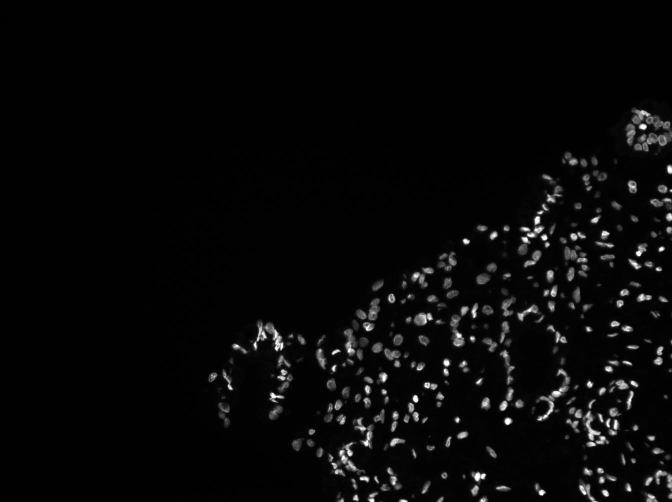
#> input picture notebooks/Multiplex Tissue-Segmentation Model/DAPI1.jpg, 1344 x 1004 px (shown at 1/2 size)
$ jupyter execute 'Reshape Images.ipynb'
#> lines starting #> are read from the running program, lines starting #| are printed output that depends on the picture
# Manually Cropping (not ideal)

[cell 1]
import matplotlib.pyplot as plt
import matplotlib.image as mpimg
import numpy as np
image = mpimg.imread("DAPI1.jpg")
#> image is the input picture: shape (1004, 1344, 3); min 0, max 255, mean 8.3

[cell 2]
image = image[:,...,0]
#> image: shape (1004, 1344)
plt.imshow(image)

[cell 3]
image.shape
#> Out = (1004, 1344)

[cell 4]
from PIL import Image
image = Image.fromarray(image)

[cell 5]
left = 400
right = 1344
top = 60
bottom = 1004
image = image.crop((left, top, right, bottom))
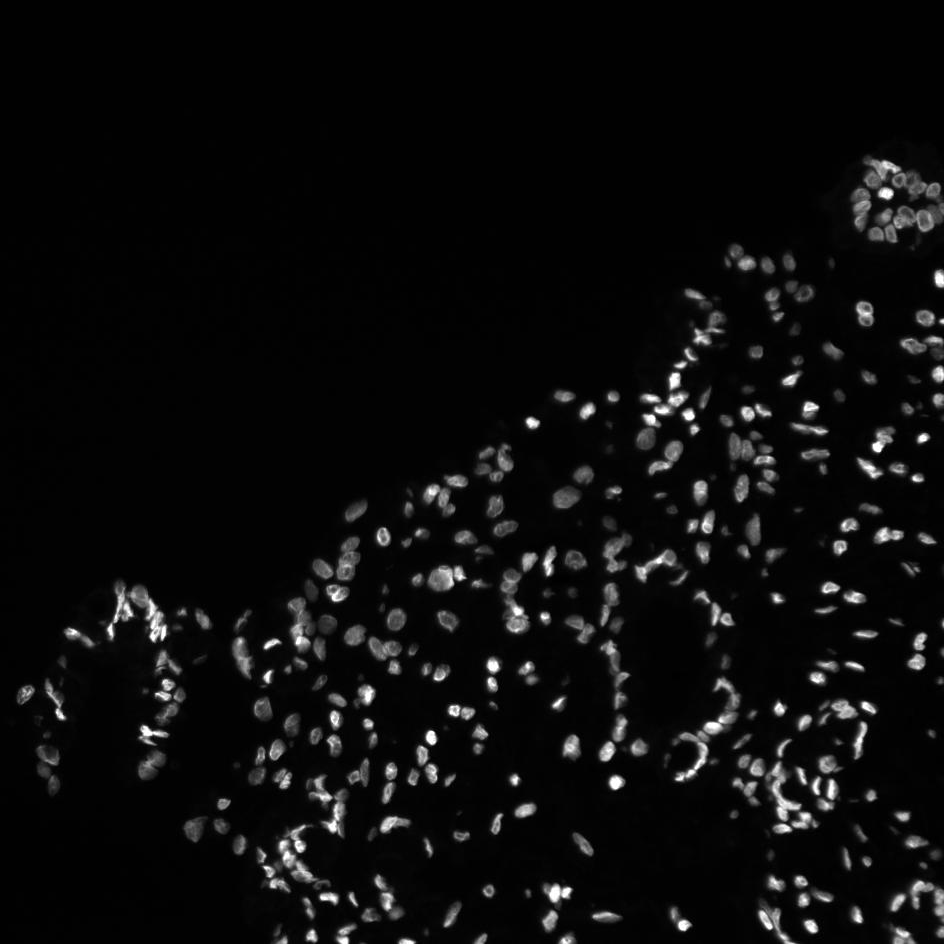
#> image: PIL image 944x944 L; min 0, max 255, mean 12

[cell 6]
image.show()

[cell 7]
image = np.array(image)

[cell 8]
plt.imshow(image)

# Resize

[cell 9]
image = mpimg.imread("DAPI1.jpg")

[cell 10]
image = image[:,...,0]
plt.imshow(image)

[cell 11]
from PIL import Image
image = Image.fromarray(image)

[cell 12]
sqrWidth = np.ceil(np.sqrt(image.size[0]*image.size[1])).astype(int)
#> sqrWidth = 1162
im_resize = image.resize((sqrWidth, sqrWidth))
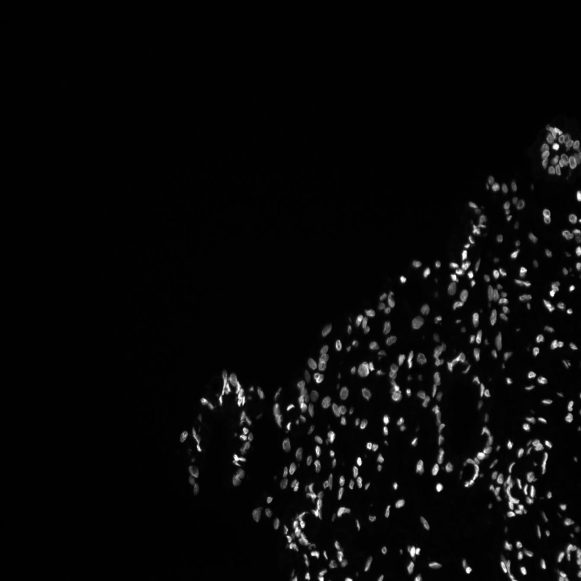
#> im_resize: PIL image 1162x1162 L (shown at 1/2 size); min 0, max 255, mean 8.3
im_resize = np.array(im_resize)

[cell 13]
im_resize.shape
#> Out = (1162, 1162)

$ run again, with notebooks/Multiplex Tissue-Segmentation Model/membrane.jpg copied over notebooks/Multiplex Tissue-Segmentation Model/DAPI1.jpg
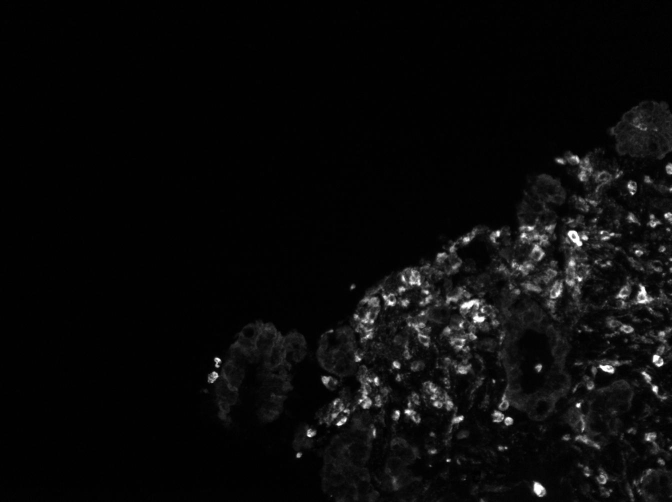
#> input picture notebooks/Multiplex Tissue-Segmentation Model/membrane.jpg, 1344 x 1004 px (shown at 1/2 size)
#> image is the input picture: shape (1004, 1344, 3); min 0, max 255, mean 9.9
#> `image = image.crop((left, top, right, bottom))`:
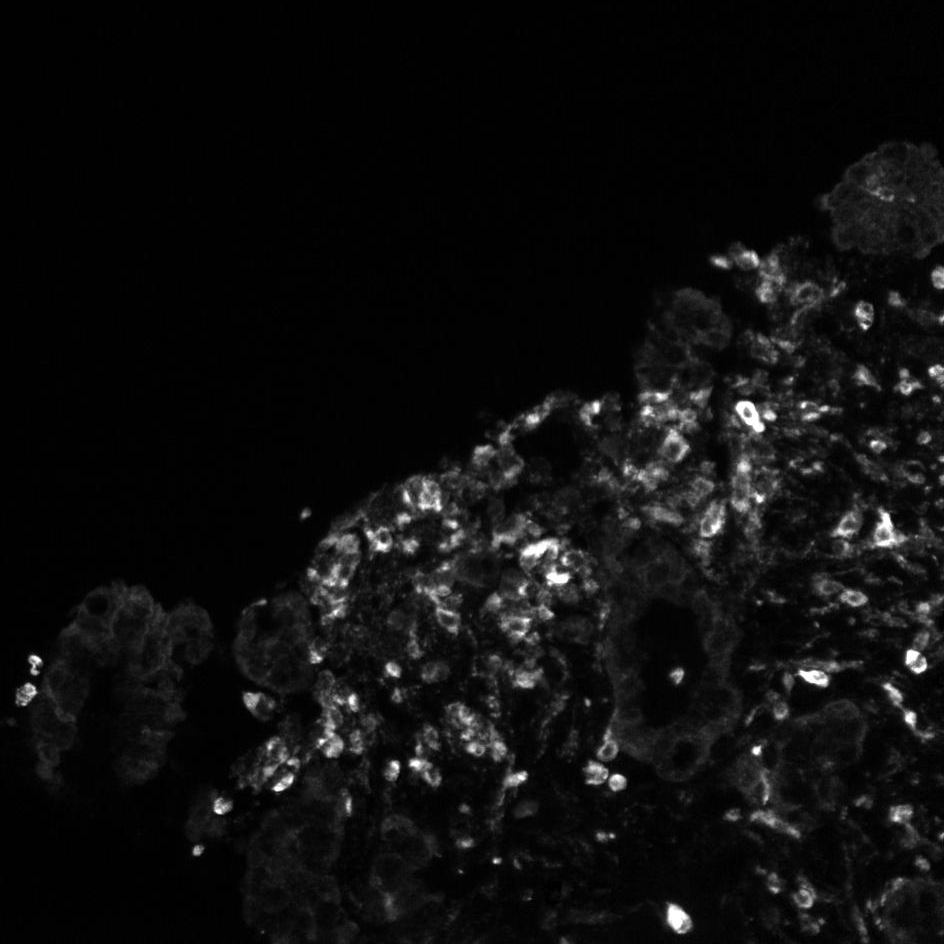
#> image: PIL image 944x944 L; min 0, max 255, mean 14.5
#> `im_resize = image.resize((sqrWidth, sqrWidth))`:
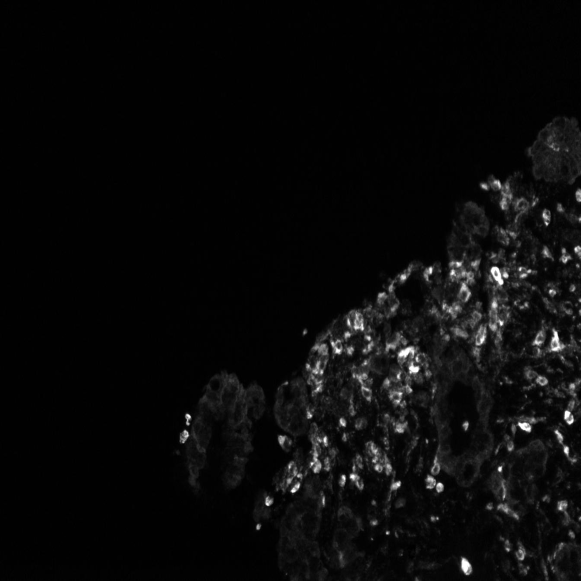
#> im_resize: PIL image 1162x1162 L (shown at 1/2 size); min 0, max 255, mean 10
